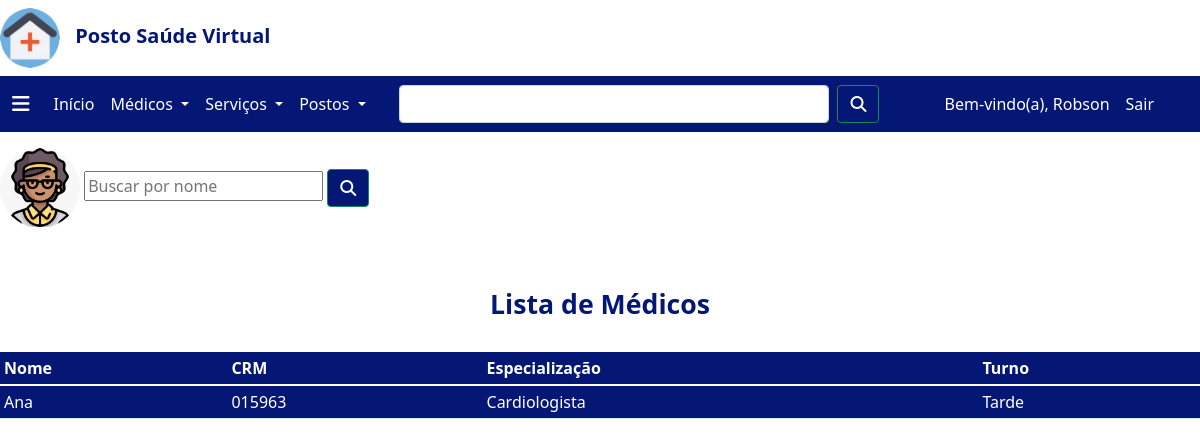
The page /medicos/ (signed in) on the database its author committed.
### medico/models.py (models this page shows, shortened)
class Medico (models.Model):
    nome_completo = models.CharField(max_length=256)
    crm = models.CharField(max_length=256)
    especializacao = models.CharField(max_length=256)
    turno = models.CharField(max_length=256)
    email = models.EmailField(max_length=256)
    senha = models.CharField(max_length=256)

### medico/views.py (the view)
# urls.py: path('', ListaMedicoView.as_view(), name='medico.index'),
class ListaMedicoView(ListView):
    model = Medico
    queryset = Medico.objects.all().order_by('nome_completo')
    def get_queryset(self):
        queryset = super().get_queryset();
        filtro_nome =self.request.GET.get('nome') or None
        if filtro_nome:
            queryset = queryset.filter(nome_completo__contains=filtro_nome)
        return queryset

### medico/templates/medico/medico_list.html (shortened to what this page needs)
{% extends 'menu.html' %}
{% load static %}
{% block content %}
<link rel="stylesheet" href="{% static 'css/medico_list.css' %}">
<form action="" method="get" class="form-busca">
    <img class="atendente-img" src="{% static 'img/atendente.png' %}">
    <input type="text" name="nome" placeholder="Buscar por nome" id="busca">
    <button id="botao-pesquisa" class="btn btn-outline-success" type="submit"><i class="fa-solid fa-magnifying-glass"></i></button>
</form>
<div class="table-responsive">
    <h1> <center><b>Lista de Médicos</b></center></h1>
    <br>
    <table class="table table-blue table-sm">
        <thead>
            <tr>
                <th>Nome</th>
                <th>CRM</th>
                <th>Especialização</th>
                <th>Turno</th>
            </tr>
        </thead>
        <tbody>
            {% for medico in object_list %}
            <tr>
                <td>{{ medico.nome_completo }}</td>
                <td>{{ medico.crm }}</td>
                <td>{{ medico.especializacao }}</td>
                <td>{{ medico.turno }}</td>
            </tr>
            {% endfor %}
        </tbody>
    </table>
</div>
{% endblock %}

### templates/menu.html (shortened to what this page needs)
{% load static %}
<!DOCTYPE html>
<html lang="pt-br">
<head>
    <link href="https://cdn.jsdelivr.net/npm/bootstrap@5.1.3/dist/css/bootstrap.min.css" rel="stylesheet">
    <link rel="stylesheet" href="https://cdn.jsdelivr.net/npm/bootstrap-icons@1.8.1/font/bootstrap-icons.css">
    <link rel="stylesheet" href="{% static 'css/menu.css' %}">
</head>
<body>
        <div class="cabecalho-logo">
            <header class="cabecalho">
                <img class="logo" src="{% static 'img/my-logo.png' %}">
                <span><strong>Posto Saúde Virtual</strong></span>
            </header>
        </div>
        <div class="menu">
            <nav class="navbar navbar-expand-lg">
              <div class="container-fluid">
                <a class="navbar-brand" href="#"><i class="fa-solid fa-bars" id="icon-nav"></i></a>
                <div class="collapse navbar-collapse" id="navbarSupportedContent">
                  <ul class="navbar-nav me-auto mb-2 mb-lg-0">
                    <li class="nav-item">
                      <a class="nav-link activate" aria-current="page" href="{% url 'pages:home' %}" id="first-menu">Início</a>
                    </li>
                    <li class="nav-item dropdown">
                      <a class="nav-link dropdown-toggle" href="#" id="navbarDropdown" role="button" data-bs-toggle="dropdown" aria-expanded="false">
                        Médicos
                      </a>
                    </li>
                    <li class="nav-item dropdown">
                      <a class="nav-link dropdown-toggle" href="#" id="navbarDropdown" role="button" data-bs-toggle="dropdown" aria-expanded="false">
                        Serviços
                      </a>
                    </li>
                    <li class="nav-item dropdown">
                      <a class="nav-link dropdown-toggle" href="#" id="navbarDropdown" role="button" data-bs-toggle="dropdown" aria-expanded="false">
                        Postos
                      </a>
                    </li>
                  </ul>
                  <form class="d-flex">
                    <input class="form-control me-2" type="search" aria-label="Search">
                    <button class="btn btn-outline-success" type="submit"><i class="fa-solid fa-magnifying-glass"></i></button>
                  </form>
                  <ul class="navbar-nav me-auto mb-2 mb-lg-0">
                    {% if user.is_authenticated %}
                    <li class="nav-item">
                      <a class="nav-link disabled" href="#" id="first-menu">Bem-vindo(a), {{ user.get_username }}</a>
                  </li>
                    <li class="nav-item">
                      <a class="nav-link" href="{% url 'account_logout' %}" id="first-menu">Sair</a>
                  </li>
                    {% endif %}
                  </ul>
                </div>
              </div>
            </nav>
          </div>
    <main>
        {% block content %}
        {% endblock %}
    </main>
</body>
</html>

### static/css/menu.css (style rules this page uses)
.cabecalho { width: 23vw; color: #051775; font-size: 15pt; }
.logo { width: 5vw; border-radius: 100%; }
strong { margin-left: 0.5em; }
.cabecalho-logo { margin-top: 0.5em; }
.menu { margin-top: 0.5em; }
.navbar { background-color: #051775; }
#icon-nav { color: #ffffff; }
#first-menu { color: #ffffff; }
#navbarDropdown { color: #ffffff; }
.d-flex { width: 40vw; margin-right: 5%; }
.btn { background: none; color: #ffffff; }

### static/css/medico_list.css (style rules this page uses)
.atendente-img { height: 10vh; border-radius: 100%; }
.form-busca { margin-top: 1em; }
#botao-pesquisa { background-color: #051775; }
a { text-decoration: none; color: #ffffff; }
table { background-color: #051775; }
thead { color:white; }
tbody { color:white; }
h1 { color: #051775; font-size: 20pt; }
.table-responsive { margin-top: 5%; }

### rows shown on the page
Medico: nome_completo "Ana", crm "015963", especializacao "Cardiologista", turno "Tarde"

### other values the page prints
{{ user.get_username }} "Robson"
